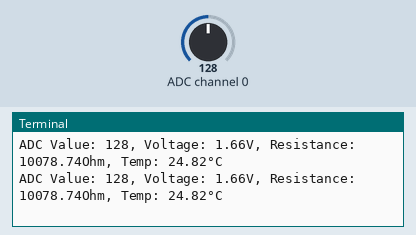
The program below on a simulated Raspberry Pi (BCM pin numbers). Parts: the last lines printed to the terminal. The inputs (shaded band) are chosen by the test bench; at power-on: ADC channel 0 = 128 (analog values on the 0–255 scale).

Above: at 1.2 s.
1.3 s: ADC channel 0 set to 178
At 1.33 s:
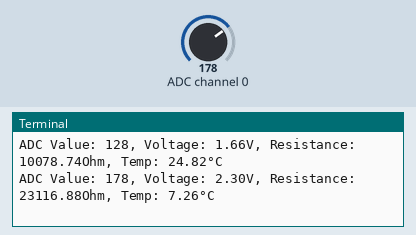
2.8 s: ADC channel 0 set to 224
At 2.85 s:
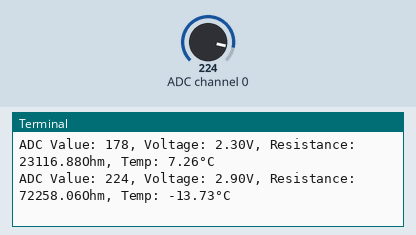
Timing chart, 0 to 5.8 s (numbered marks = the images above; inputs shaded):
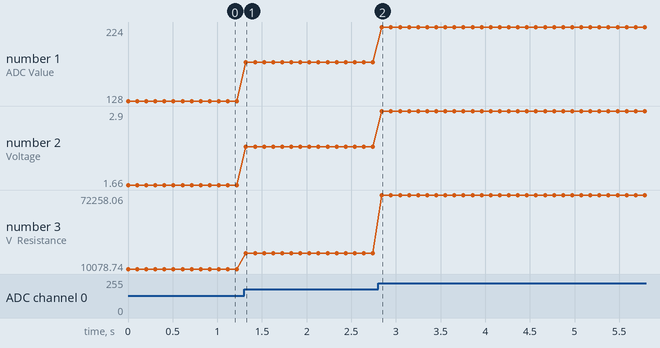

Measured:
- after the input at 1.3 s, the terminal: prints a new line at once (image 1)
- after the input at 2.8 s, the terminal: prints a new line at once (image 2)
- plotted number 1: 128 → 178 after the input at 1.3 s, 178 → 224 after the input at 2.8 s
- plotted number 2: 1.66 → 2.3 after the input at 1.3 s, 2.3 → 2.9 after the input at 2.8 s
- plotted number 3: 10078.74 → 23116.88 after the input at 1.3 s, 23116.88 → 72258.06 after the input at 2.8 s

The program:

Temperature_sensor.py
```python
from time import *
from RPi import GPIO
from ADCDevice import *
from math import *

adc = ADCDevice()
r_pu = 10000    #Ohm
V_sup = 3.3       #V
R_nom = 10000   #Ohm
B = 3950        #thermal index
T_nom = 25         #°C nominal Temperature

def setup():
    global adc
    if adc.detectI2C(0x48):
        adc=PCF8591()
    elif adc.detectI2C(0x4b):
        adc =ADS7830()
    else:
        print("No correct I2C address found \n"
              "Please use command 'i2cdetect -y 1' to check the I2C address! \n"
              "Programm exit. \n")
        exit(-1)


def loop():
    while True:
        value = adc.analogRead(0)
        voltage = value / 255.0 * 3.3
        R_temp = r_pu/(V_sup/voltage-1)
        temp = 1/(1/(T_nom+273.15) + log(R_temp/R_nom)/B)-273.15
        print("ADC Value: {}, Voltage: {:.2f}V, Resistance: {:.2f}Ohm, Temp: {:.2f}°C".format(value, voltage, R_temp, temp))
        sleep(0.1)

def destroy():
    adc.close()


if __name__ == "__main__":
    print("Programm starting...")
    try:
        setup()
        loop()
    except KeyboardInterrupt:
        destroy()
```
